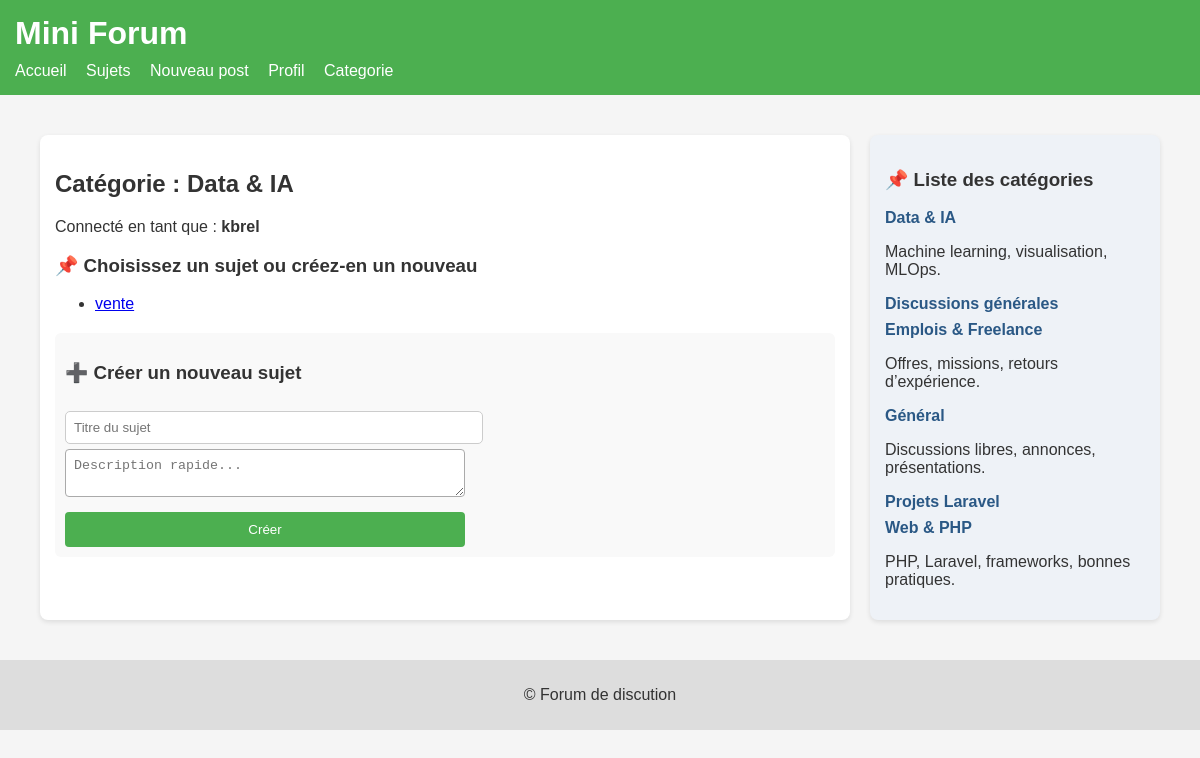
Page /View/topic.php?category_id=3&type=Général (signed in) on the committed database.
### tables this page shows
CREATE TABLE `categories` (
  `id` int(11) NOT NULL,
  `name` varchar(100) NOT NULL,
  `commentaire` text DEFAULT NULL,
  `created_at` timestamp NOT NULL DEFAULT current_timestamp()
);

CREATE TABLE `topics` (
  `id` int(11) NOT NULL,
  `category_id` int(11) NOT NULL,
  `title` varchar(255) NOT NULL,
  `description` text DEFAULT NULL,
  `created_by` int(11) DEFAULT NULL,
  `created_at` timestamp NOT NULL DEFAULT current_timestamp()
);

### Models/Category.php (called while the page is built, shortened)
<?php
class Category {
    private $conn;
    public function __construct($db) {
        $this->conn = $db;
    }
    public function getAll() {
        $stmt = $this->conn->prepare("SELECT * FROM categories ORDER BY name ASC");
        $stmt->execute();
        return $stmt;
    }
    public function getById($id) {
        $stmt = $this->conn->prepare("SELECT * FROM categories WHERE id = :id LIMIT 1");
        $stmt->execute([':id' => $id]);
        return $stmt->fetch(PDO::FETCH_ASSOC);
    }
    public function getByCategory($category_id) {
        $stmt = $this->conn->prepare("
            SELECT t.*, u.username
            FROM topics t
            JOIN users u ON t.created_by = u.id
            WHERE t.category_id = :cat_id
            ORDER BY t.created_at DESC
        ");
        $stmt->execute([':cat_id' => $category_id]);
        return $stmt;
    }
}
?>

### View/topic.php (the view, shortened to what this page needs)
<?php
require_once "../Models/Category.php";
$db = new Database();
$conn = $db->getConnection();
$categoryObj = new Category($conn);
$categories = $categoryObj->getAll()->fetchAll(PDO::FETCH_ASSOC);
$category_id = isset($_GET['category_id']) ? (int)$_GET['category_id'] : 0;
$selected_topic_id = isset($_GET['topic_id']) ? (int)$_GET['topic_id'] : 0;
$topics = $category_id ? $categoryObj->getByCategory($category_id)->fetchAll(PDO::FETCH_ASSOC) : [];
include('../includes/head.php');
?>
<main class="forum-layout">
  <section class="left-panel">
      <h2>Catégorie : <?= $category_id ? htmlspecialchars($categoryObj->getById($category_id)['name']) : 'Aucune sélection' ?></h2>
      <p class="user-info">Connecté en tant que : <strong><?= $_SESSION['user']['username'] ?></strong></p>
      <?php if (!$selected_topic_id): ?>
          <div class="topics-list">
              <h3>📌 Choisissez un sujet ou créez-en un nouveau</h3>
              <ul>
                  <?php foreach($topics as $topic): ?>
                      <li>
                          <a href="topic.php?category_id=<?= $category_id ?>&topic_id=<?= $topic['id'] ?>">
                              <?= htmlspecialchars($topic['title']) ?>
                          </a>
                      </li>
                  <?php endforeach; ?>
              </ul>
          </div>
          <div class="add-topic">
              <h3>➕ Créer un nouveau sujet</h3>
              <form method="post">
                  <input type="text" name="title" placeholder="Titre du sujet" required>
                  <textarea name="description" rows="2" placeholder="Description rapide..." required></textarea>
                  <button type="submit">Créer</button>
              </form>
          </div>
      <?php endif; ?>
  </section>
  <aside class="right-panel">
      <h3>📌 Liste des catégories</h3>
      <ul>
          <?php foreach($categories as $cat): ?>
              <li>
                  <a href="topic.php?category_id=<?= $cat['id'] ?>">
                      <?= htmlspecialchars($cat['name']) ?>
                  </a>
                  <?php if(!empty($cat['commentaire'])): ?>
                      <p class="category-comment"><?= htmlspecialchars($cat['commentaire']) ?></p>
                  <?php endif; ?>
              </li>
          <?php endforeach; ?>
      </ul>
  </aside>
</main>
<?php
include('../includes/footer.php');
?>

### public/CSS/style.css (style rules this page uses)
body { font-family: Arial, sans-serif; margin: 0; background: #f5f5f5; color: #333; }
main { padding: 20px; }
form { display: flex; flex-direction: column; max-width: 400px; }
form input, form textarea { padding: 8px; margin-top: 5px; border: 1px solid #aaa; border-radius: 4px; }
form button { margin-top: 15px; padding: 10px; background: #4CAF50; border: none; color: white; cursor: pointer; border-radius: 4px; }
main.forum-layout { display: flex; gap: 20px; margin: 20px; }
.left-panel { flex: 3; background: #fff; padding: 15px; border-radius: 8px; box-shadow: 0 2px 5px rgba(0,0,0,0.1); }
.right-panel { flex: 1; background: #eef2f7; padding: 15px; border-radius: 8px; box-shadow: 0 2px 5px rgba(0,0,0,0.1); }
.add-post, .add-topic { margin-top: 20px; padding: 10px; background: #f9f9f9; border-radius: 6px; }
.add-post textarea, .add-topic input { width: 100%; padding: 8px; margin-top: 8px; border: 1px solid #ccc; border-radius: 5px; }
button { background: #2a5885; color: white; border: none; padding: 10px 15px; border-radius: 5px; cursor: pointer; margin-top: 10px; }
.right-panel ul { list-style: none; padding: 0; }
.right-panel ul li { margin: 8px 0; }
.right-panel ul li a { text-decoration: none; color: #2a5885; font-weight: bold; }

### rows in the picture
categories: name "Data & IA", commentaire "Machine learning, visualisation, MLOps."
topics: title "vente"
categories: name "Discussions générales"
categories: name "Emplois & Freelance", commentaire "Offres, missions, retours d’expérience."
categories: name "Général", commentaire "Discussions libres, annonces, présentations."
categories: name "Projets Laravel"
categories: name "Web & PHP", commentaire "PHP, Laravel, frameworks, bonnes pratiques."

### other values in the picture
$_SESSION['user']['username'] "kbrel"
